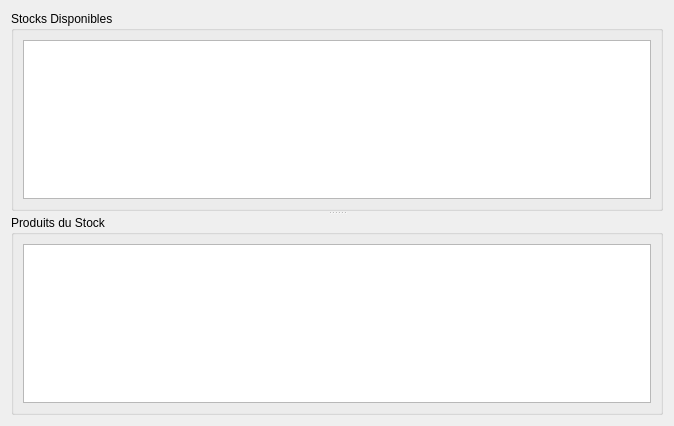
<?xml version="1.0" encoding="UTF-8"?>
<ui version="4.0">
 <class>StockCentralWidget</class>
 <widget class="QWidget" name="StockCentralWidget">
  <property name="geometry">
   <rect>
    <x>0</x>
    <y>0</y>
    <width>674</width>
    <height>426</height>
   </rect>
  </property>
  <property name="windowTitle">
   <string>Form</string>
  </property>
  <layout class="QVBoxLayout" name="verticalLayout_3">
   <item>
    <widget class="QSplitter" name="splitter">
     <property name="orientation">
      <enum>Qt::Vertical</enum>
     </property>
     <widget class="QGroupBox" name="groupBox">
      <property name="title">
       <string>Stocks Disponibles</string>
      </property>
      <layout class="QVBoxLayout" name="verticalLayout">
       <item>
        <widget class="QTableView" name="tvStock">
         <property name="sizePolicy">
          <sizepolicy hsizetype="Expanding" vsizetype="Expanding">
           <horstretch>0</horstretch>
           <verstretch>0</verstretch>
          </sizepolicy>
         </property>
         <property name="styleSheet">
          <string notr="true">alternate-background-color: rgb(255, 255, 222);</string>
         </property>
         <property name="frameShadow">
          <enum>QFrame::Sunken</enum>
         </property>
         <property name="editTriggers">
          <set>QAbstractItemView::NoEditTriggers</set>
         </property>
         <property name="alternatingRowColors">
          <bool>true</bool>
         </property>
         <property name="selectionMode">
          <enum>QAbstractItemView::SingleSelection</enum>
         </property>
         <property name="selectionBehavior">
          <enum>QAbstractItemView::SelectRows</enum>
         </property>
         <property name="sortingEnabled">
          <bool>true</bool>
         </property>
         <attribute name="horizontalHeaderStretchLastSection">
          <bool>true</bool>
         </attribute>
         <attribute name="verticalHeaderDefaultSectionSize">
          <number>21</number>
         </attribute>
         <attribute name="verticalHeaderStretchLastSection">
          <bool>false</bool>
         </attribute>
        </widget>
       </item>
      </layout>
     </widget>
     <widget class="QGroupBox" name="groupBox_2">
      <property name="title">
       <string>Produits du Stock</string>
      </property>
      <layout class="QVBoxLayout" name="verticalLayout_2">
       <item>
        <widget class="QTableView" name="tvProduits">
         <property name="styleSheet">
          <string notr="true">alternate-background-color: rgb(234, 191, 255);</string>
         </property>
         <property name="editTriggers">
          <set>QAbstractItemView::NoEditTriggers</set>
         </property>
         <property name="alternatingRowColors">
          <bool>true</bool>
         </property>
         <property name="selectionMode">
          <enum>QAbstractItemView::SingleSelection</enum>
         </property>
         <property name="selectionBehavior">
          <enum>QAbstractItemView::SelectRows</enum>
         </property>
         <property name="sortingEnabled">
          <bool>true</bool>
         </property>
         <attribute name="horizontalHeaderStretchLastSection">
          <bool>true</bool>
         </attribute>
         <attribute name="verticalHeaderDefaultSectionSize">
          <number>21</number>
         </attribute>
         <attribute name="verticalHeaderStretchLastSection">
          <bool>false</bool>
         </attribute>
        </widget>
       </item>
      </layout>
     </widget>
    </widget>
   </item>
  </layout>
 </widget>
 <resources/>
 <connections/>
</ui>
